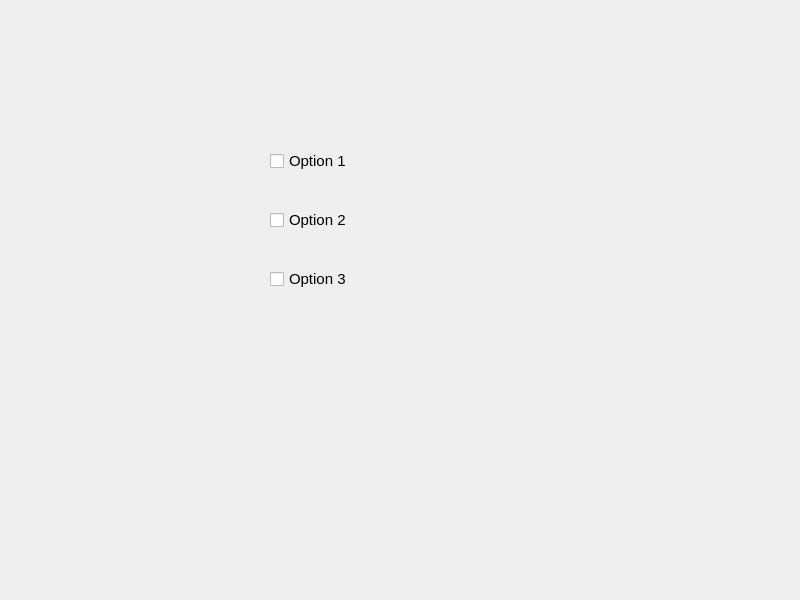
<?xml version="1.0" encoding="UTF-8"?>
<ui version="4.0">
 <class>Widget</class>
 <widget class="QWidget" name="Widget">
  <property name="geometry">
   <rect>
    <x>0</x>
    <y>0</y>
    <width>800</width>
    <height>600</height>
   </rect>
  </property>
  <property name="windowTitle">
   <string>Widget</string>
  </property>
  <widget class="QWidget" name="">
   <property name="geometry">
    <rect>
     <x>270</x>
     <y>120</y>
     <width>191</width>
     <height>201</height>
    </rect>
   </property>
   <layout class="QVBoxLayout" name="verticalLayout">
    <item>
     <widget class="QCheckBox" name="checkBox">
      <property name="font">
       <font>
        <pointsize>11</pointsize>
       </font>
      </property>
      <property name="text">
       <string>Option 1</string>
      </property>
     </widget>
    </item>
    <item>
     <widget class="QCheckBox" name="checkBox_2">
      <property name="font">
       <font>
        <pointsize>11</pointsize>
       </font>
      </property>
      <property name="text">
       <string>Option 2</string>
      </property>
     </widget>
    </item>
    <item>
     <widget class="QCheckBox" name="checkBox_3">
      <property name="font">
       <font>
        <pointsize>11</pointsize>
       </font>
      </property>
      <property name="text">
       <string>Option 3</string>
      </property>
     </widget>
    </item>
   </layout>
  </widget>
 </widget>
 <resources/>
 <connections/>
</ui>
